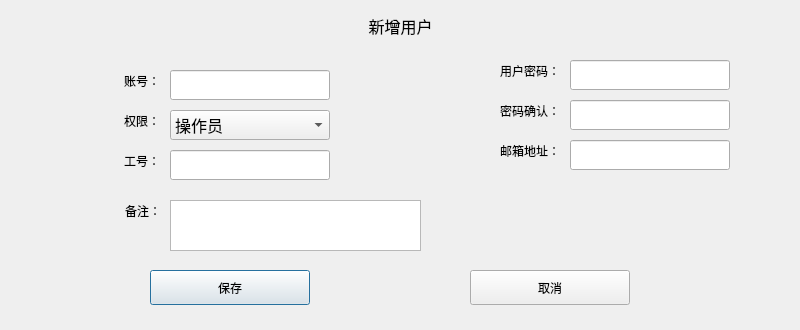
<?xml version="1.0" encoding="UTF-8"?>
<ui version="4.0">
 <class>NewUsrDlg</class>
 <widget class="QDialog" name="NewUsrDlg">
  <property name="geometry">
   <rect>
    <x>0</x>
    <y>0</y>
    <width>800</width>
    <height>330</height>
   </rect>
  </property>
  <property name="minimumSize">
   <size>
    <width>711</width>
    <height>330</height>
   </size>
  </property>
  <property name="maximumSize">
   <size>
    <width>800</width>
    <height>330</height>
   </size>
  </property>
  <property name="windowTitle">
   <string>新增用户</string>
  </property>
  <property name="styleSheet">
   <string notr="true">font: 12pt &quot;微软雅黑&quot;;</string>
  </property>
  <widget class="QLabel" name="label">
   <property name="geometry">
    <rect>
     <x>10</x>
     <y>70</y>
     <width>150</width>
     <height>21</height>
    </rect>
   </property>
   <property name="text">
    <string>账号：</string>
   </property>
   <property name="alignment">
    <set>Qt::AlignRight|Qt::AlignTrailing|Qt::AlignVCenter</set>
   </property>
  </widget>
  <widget class="QLineEdit" name="NamelineEdit">
   <property name="geometry">
    <rect>
     <x>170</x>
     <y>70</y>
     <width>160</width>
     <height>30</height>
    </rect>
   </property>
   <property name="font">
    <font>
     <family>微软雅黑</family>
     <pointsize>12</pointsize>
     <weight>50</weight>
     <italic>false</italic>
     <bold>false</bold>
    </font>
   </property>
  </widget>
  <widget class="QLabel" name="label_2">
   <property name="geometry">
    <rect>
     <x>410</x>
     <y>60</y>
     <width>150</width>
     <height>21</height>
    </rect>
   </property>
   <property name="text">
    <string>用户密码：</string>
   </property>
   <property name="alignment">
    <set>Qt::AlignRight|Qt::AlignTrailing|Qt::AlignVCenter</set>
   </property>
  </widget>
  <widget class="QLineEdit" name="PwdlineEdit">
   <property name="geometry">
    <rect>
     <x>570</x>
     <y>60</y>
     <width>160</width>
     <height>30</height>
    </rect>
   </property>
   <property name="font">
    <font>
     <family>微软雅黑</family>
     <pointsize>12</pointsize>
     <weight>50</weight>
     <italic>false</italic>
     <bold>false</bold>
    </font>
   </property>
   <property name="echoMode">
    <enum>QLineEdit::Password</enum>
   </property>
  </widget>
  <widget class="QLineEdit" name="pwd2lineEdit">
   <property name="geometry">
    <rect>
     <x>570</x>
     <y>100</y>
     <width>160</width>
     <height>30</height>
    </rect>
   </property>
   <property name="font">
    <font>
     <family>微软雅黑</family>
     <pointsize>12</pointsize>
     <weight>50</weight>
     <italic>false</italic>
     <bold>false</bold>
    </font>
   </property>
   <property name="echoMode">
    <enum>QLineEdit::Password</enum>
   </property>
  </widget>
  <widget class="QLabel" name="label_3">
   <property name="geometry">
    <rect>
     <x>410</x>
     <y>100</y>
     <width>150</width>
     <height>21</height>
    </rect>
   </property>
   <property name="text">
    <string>密码确认：</string>
   </property>
   <property name="alignment">
    <set>Qt::AlignRight|Qt::AlignTrailing|Qt::AlignVCenter</set>
   </property>
  </widget>
  <widget class="QLabel" name="label_4">
   <property name="geometry">
    <rect>
     <x>10</x>
     <y>110</y>
     <width>150</width>
     <height>21</height>
    </rect>
   </property>
   <property name="text">
    <string>权限：</string>
   </property>
   <property name="alignment">
    <set>Qt::AlignRight|Qt::AlignTrailing|Qt::AlignVCenter</set>
   </property>
  </widget>
  <widget class="QComboBox" name="authcomboBox">
   <property name="geometry">
    <rect>
     <x>170</x>
     <y>110</y>
     <width>160</width>
     <height>30</height>
    </rect>
   </property>
   <property name="font">
    <font>
     <family>微软雅黑</family>
     <pointsize>12</pointsize>
     <weight>50</weight>
     <italic>false</italic>
     <bold>false</bold>
    </font>
   </property>
   <item>
    <property name="text">
     <string>操作员</string>
    </property>
   </item>
   <item>
    <property name="text">
     <string>管理员</string>
    </property>
   </item>
  </widget>
  <widget class="QLineEdit" name="TelephonelineEdit">
   <property name="geometry">
    <rect>
     <x>170</x>
     <y>150</y>
     <width>160</width>
     <height>30</height>
    </rect>
   </property>
   <property name="font">
    <font>
     <family>微软雅黑</family>
     <pointsize>12</pointsize>
     <weight>50</weight>
     <italic>false</italic>
     <bold>false</bold>
    </font>
   </property>
  </widget>
  <widget class="QLabel" name="label_5">
   <property name="geometry">
    <rect>
     <x>10</x>
     <y>150</y>
     <width>150</width>
     <height>21</height>
    </rect>
   </property>
   <property name="text">
    <string>工号：</string>
   </property>
   <property name="alignment">
    <set>Qt::AlignRight|Qt::AlignTrailing|Qt::AlignVCenter</set>
   </property>
  </widget>
  <widget class="QLineEdit" name="EmaillineEdit">
   <property name="geometry">
    <rect>
     <x>570</x>
     <y>140</y>
     <width>160</width>
     <height>30</height>
    </rect>
   </property>
   <property name="font">
    <font>
     <family>微软雅黑</family>
     <pointsize>12</pointsize>
     <weight>50</weight>
     <italic>false</italic>
     <bold>false</bold>
    </font>
   </property>
  </widget>
  <widget class="QLabel" name="label_6">
   <property name="geometry">
    <rect>
     <x>410</x>
     <y>140</y>
     <width>150</width>
     <height>21</height>
    </rect>
   </property>
   <property name="text">
    <string>邮箱地址：</string>
   </property>
   <property name="alignment">
    <set>Qt::AlignRight|Qt::AlignTrailing|Qt::AlignVCenter</set>
   </property>
  </widget>
  <widget class="QTextEdit" name="RemarkstextEdit">
   <property name="geometry">
    <rect>
     <x>170</x>
     <y>200</y>
     <width>251</width>
     <height>51</height>
    </rect>
   </property>
   <property name="font">
    <font>
     <family>微软雅黑</family>
     <pointsize>12</pointsize>
     <weight>50</weight>
     <italic>false</italic>
     <bold>false</bold>
    </font>
   </property>
  </widget>
  <widget class="QLabel" name="label_7">
   <property name="geometry">
    <rect>
     <x>100</x>
     <y>200</y>
     <width>61</width>
     <height>21</height>
    </rect>
   </property>
   <property name="text">
    <string>备注：</string>
   </property>
   <property name="alignment">
    <set>Qt::AlignRight|Qt::AlignTrailing|Qt::AlignVCenter</set>
   </property>
  </widget>
  <widget class="QPushButton" name="saveBtn">
   <property name="geometry">
    <rect>
     <x>150</x>
     <y>270</y>
     <width>160</width>
     <height>35</height>
    </rect>
   </property>
   <property name="text">
    <string>保存</string>
   </property>
  </widget>
  <widget class="QPushButton" name="cancelBtn">
   <property name="geometry">
    <rect>
     <x>470</x>
     <y>270</y>
     <width>160</width>
     <height>35</height>
    </rect>
   </property>
   <property name="text">
    <string>取消</string>
   </property>
  </widget>
  <widget class="QLabel" name="Titlelabel">
   <property name="geometry">
    <rect>
     <x>300</x>
     <y>10</y>
     <width>201</width>
     <height>31</height>
    </rect>
   </property>
   <property name="font">
    <font>
     <family>微软雅黑</family>
     <pointsize>12</pointsize>
     <weight>50</weight>
     <italic>false</italic>
     <bold>false</bold>
    </font>
   </property>
   <property name="layoutDirection">
    <enum>Qt::LeftToRight</enum>
   </property>
   <property name="text">
    <string>新增用户</string>
   </property>
   <property name="alignment">
    <set>Qt::AlignCenter</set>
   </property>
  </widget>
 </widget>
 <resources/>
 <connections>
  <connection>
   <sender>cancelBtn</sender>
   <signal>clicked()</signal>
   <receiver>NewUsrDlg</receiver>
   <slot>close()</slot>
   <hints>
    <hint type="sourcelabel">
     <x>419</x>
     <y>287</y>
    </hint>
    <hint type="destinationlabel">
     <x>277</x>
     <y>164</y>
    </hint>
   </hints>
  </connection>
 </connections>
</ui>
